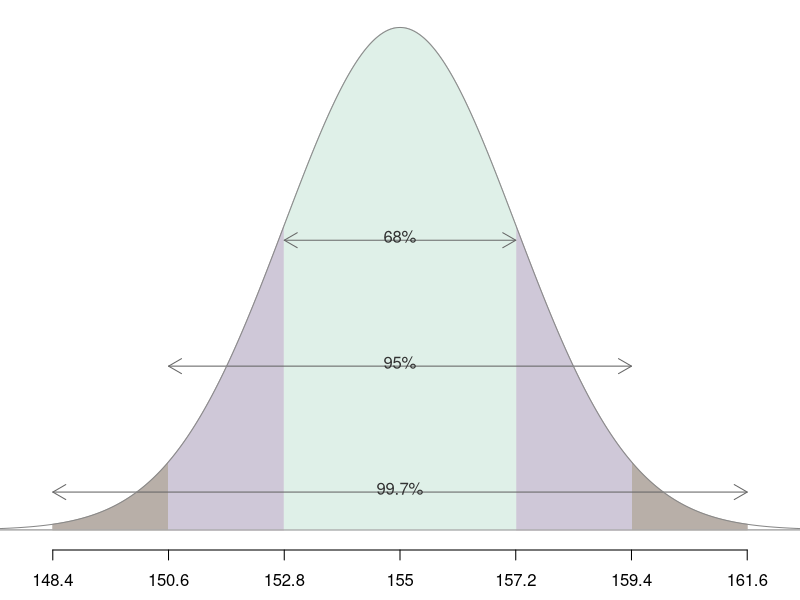

R code for this plot:
setwd("~/Desktop/Teaching/Sta 101 - S12/Review/Final review/figures")

pdf("menweights.pdf", height = 2, width = 6)
#===> plot <===#
par(las=1, mar=c(2.5,0,0.3,0))
X <- seq(-4,4,0.01)
Y <- dnorm(X)
plot(X, Y, type='n', axes=F, ylim=c(0,0.4), xlim=c(-3.2,3.2))
abline(h=0, col='#AAAAAA')
axis(1, at=-3:3, label=c(148.4,150.6, 152.8, 155, 157.2, 159.4, 161.6))
COL <- c('#DFF0E8', '#CFC8D8', '#B8AFA8')
for(i in 3:1){
	these <- (X>=-i & X <= i)
	polygon(c(-i,X[these],i),c(0,Y[these],0), col=COL[i], border=COL[i])
}
#lines(c(0,0),c(0,dnorm(0)), col='#888888')

#===> label 99.7 <===#
arrows(-3,0.03, 3,0.03, code=3, col='#666666', length=0.15)
#lines(c(-3,-3), c(0,0.03), lty=3, col='#888888')
#lines(c(3,3), c(0,0.03), lty=3, col='#888888')
text(0, 0.02, '99.7%', col='#333333', pos=3)

#===> label 95 <===#
arrows(-2,0.13, 2,0.13, code=3, col='#666666', length=0.15)
#lines(c(-2,-2), c(0,0.13), lty=3, col='#888888')
#lines(c(2,2), c(0,0.13), lty=3, col='#888888')
text(0, 0.12, '95%', col='#333333', pos=3)

#===> label 68 <===#
arrows(-1,0.23, 1,0.23, code=3, col='#666666', length=0.15)
#lines(c(-1,-1), c(0,0.23), lty=3, col='#888888')
#lines(c(1,1), c(0,0.23), lty=3, col='#888888')
text(0, 0.22, '68%', col='#333333', pos=3)

lines(X, Y, col='#888888')
abline(h=0, col='#AAAAAA')
dev.off()